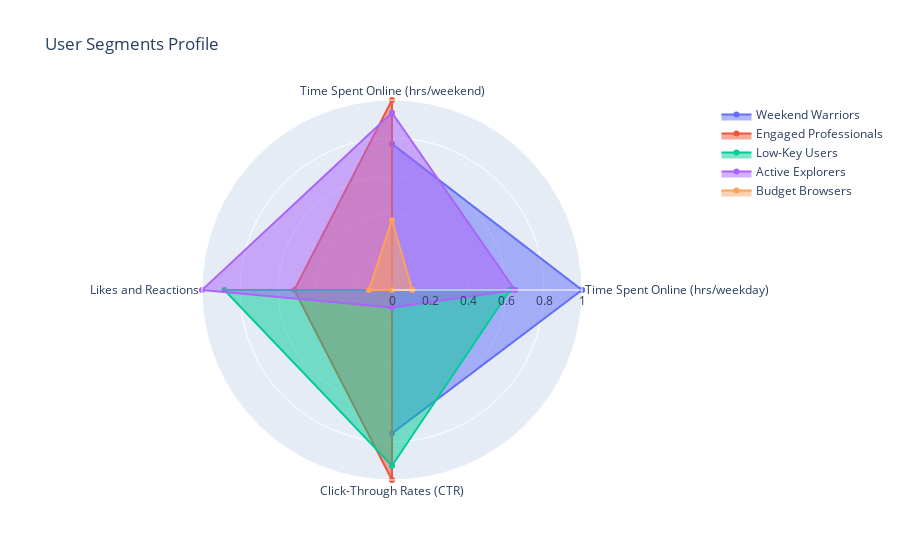

The code cell stored with this chart in its notebook:
### Code cell
fig = go.Figure()
for i, segment in enumerate(segment_names):
    fig.add_trace(go.Scatterpolar(
        r=radar_df_normalized.iloc[i][features_to_plot].values.tolist() + [radar_df_normalized.iloc[i][features_to_plot].values[0]],  # Add the first value at the end to close the radar chart
        theta=labels.tolist() + [labels[0]],  
        fill='toself',
        name=segment,
        hoverinfo='text',
        text=[f"{label}: {value:.2f}" for label, value in zip(features_to_plot, radar_df_normalized.iloc[i][features_to_plot])]+[f"{labels[0]}: {radar_df_normalized.iloc[i][features_to_plot][0]:.2f}"]  # Adding hover text for each feature
    ))

fig.update_layout(
    polar=dict(
        radialaxis=dict(
            visible=True,
            range=[0, 1]
        )),
    showlegend=True,
    title='User Segments Profile'
)

fig.show()

### Figure 1 — Plotly figure (JSON) as saved in the notebook; plotly's stock layout.template omitted (floating-point values rounded to 4 significant figures)
{"data": [{"fill": "toself", "hoverinfo": "text", "name": "Weekend Warriors", "r": [1, 0.769, 0, 0.7546, 1], "text": ["Time Spent Online (hrs/weekday): 1.00", "Time Spent Online (hrs/weekend): 0.77", "Likes and Reactions: 0.00", "Click-Through Rates (CTR): 0.75", "Time Spent Online (hrs/weekday): 1.00"], "theta": ["Time Spent Online (hrs/weekday)", "Time Spent Online (hrs/weekend)", "Likes and Reactions", "Click-Through Rates (CTR)", "Time Spent Online (hrs/weekday)"], "type": "scatterpolar"}, {"fill": "toself", "hoverinfo": "text", "name": "Engaged Professionals", "r": [0, 1, 0.5142, 1, 0], "text": ["Time Spent Online (hrs/weekday): 0.00", "Time Spent Online (hrs/weekend): 1.00", "Likes and Reactions: 0.51", "Click-Through Rates (CTR): 1.00", "Time Spent Online (hrs/weekday): 0.00"], "theta": ["Time Spent Online (hrs/weekday)", "Time Spent Online (hrs/weekend)", "Likes and Reactions", "Click-Through Rates (CTR)", "Time Spent Online (hrs/weekday)"], "type": "scatterpolar"}, {"fill": "toself", "hoverinfo": "text", "name": "Low-Key Users", "r": [0.621, 0, 0.8819, 0.9252, 0.621], "text": ["Time Spent Online (hrs/weekday): 0.62", "Time Spent Online (hrs/weekend): 0.00", "Likes and Reactions: 0.88", "Click-Through Rates (CTR): 0.93", "Time Spent Online (hrs/weekday): 0.62"], "theta": ["Time Spent Online (hrs/weekday)", "Time Spent Online (hrs/weekend)", "Likes and Reactions", "Click-Through Rates (CTR)", "Time Spent Online (hrs/weekday)"], "type": "scatterpolar"}, {"fill": "toself", "hoverinfo": "text", "name": "Active Explorers", "r": [0.647, 0.9333, 1, 0.09231, 0.647], "text": ["Time Spent Online (hrs/weekday): 0.65", "Time Spent Online (hrs/weekend): 0.93", "Likes and Reactions: 1.00", "Click-Through Rates (CTR): 0.09", "Time Spent Online (hrs/weekday): 0.65"], "theta": ["Time Spent Online (hrs/weekday)", "Time Spent Online (hrs/weekend)", "Likes and Reactions", "Click-Through Rates (CTR)", "Time Spent Online (hrs/weekday)"], "type": "scatterpolar"}, {"fill": "toself", "hoverinfo": "text", "name": "Budget Browsers", "r": [0.1064, 0.3673, 0.1212, 0, 0.1064], "text": ["Time Spent Online (hrs/weekday): 0.11", "Time Spent Online (hrs/weekend): 0.37", "Likes and Reactions: 0.12", "Click-Through Rates (CTR): 0.00", "Time Spent Online (hrs/weekday): 0.11"], "theta": ["Time Spent Online (hrs/weekday)", "Time Spent Online (hrs/weekend)", "Likes and Reactions", "Click-Through Rates (CTR)", "Time Spent Online (hrs/weekday)"], "type": "scatterpolar"}], "layout": {"polar": {"radialaxis": {"range": [0, 1], "visible": true}}, "showlegend": true, "title": {"text": "User Segments Profile"}}}
